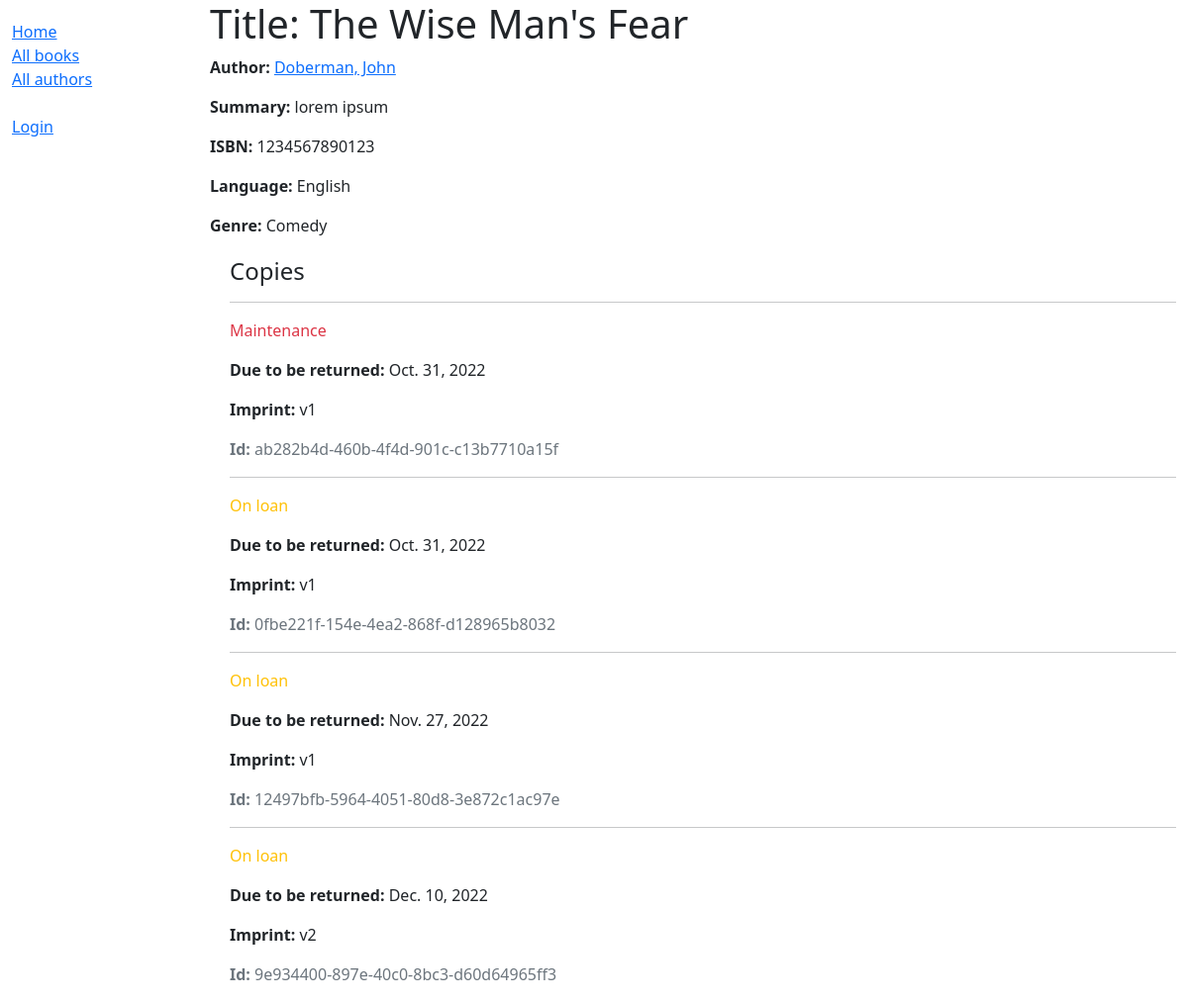
/catalog/book/1, run on the app's committed database.
### catalog/models.py (models this page shows, shortened)
class Book(models.Model):
    title = models.CharField(max_length=200)
    author = models.ForeignKey('Author', on_delete=models.SET_NULL, null=True)
    summary = models.TextField(
        max_length=1000, help_text='Enter a brief description of the book')
    isbn = models.CharField('ISBN', max_length=13, unique=True,
                            help_text='13 Character <a href="https://www.isbn-international.org/content/what-isbn">ISBN number</a>')
    genre = models.ManyToManyField(
        Genre, help_text='Select a genre for this book')
    language = models.ForeignKey(
        Language, on_delete=models.SET_NULL, null=True)
    def display_genre(self):
        """Create a string for the Genre. This is required to display genre in Admin."""
        return ', '.join(genre.name for genre in self.genre.all()[:3])
    display_genre.short_description = 'Genre'

class Author(models.Model):
    first_name = models.CharField(max_length=100)
    last_name = models.CharField(max_length=100)
    date_of_birth = models.DateField(null=True, blank=True)
    date_of_death = models.DateField('died', null=True, blank=True)
    class Meta:
        ordering = ['last_name', 'first_name']
    def get_absolute_url(self):
        return reverse('author-detail', args=[str(self.id)])
    def __str__(self):
        return f'{self.last_name}, {self.first_name}'

class Language(models.Model):
    name = models.CharField(
        max_length=200, help_text="Enter the book's natural language (e.g. English, French, etc.)")
    def __str__(self):
        return self.name

class Genre(models.Model):
    name = models.CharField(
        max_length=200, help_text='Enter a book genre (e.g. Fiction)')
    def __str__(self):
        return self.name

class BookInstance(models.Model):
    id = models.UUIDField(primary_key=True, default=uuid.uuid4,
                          help_text='Unique ID for this particular book across whole library')
    book = models.ForeignKey(Book, on_delete=models.RESTRICT, null=True)
    imprint = models.CharField(max_length=200)
    due_back = models.DateField(null=True, blank=True)
    borrower = models.ForeignKey(
        User, on_delete=models.SET_NULL, null=True, blank=True)
    LOAN_STATUS = (
        ('m', 'Maintenance'),
        ('o', 'On loan'),
        ('a', 'Available'),
        ('r', 'Reserved'),
    )
    status = models.CharField(max_length=1, choices=LOAN_STATUS,
                              blank=True, default='m', help_text='Book availability')
    class Meta:
        ordering = ['due_back']
        permissions = (("can_mark_returned", "Set book as returned"),)

### catalog/views.py (the view)
# urls.py: path('book/<int:pk>', views.BookDetailView.as_view(), name='book-detail'),
class BookDetailView(DetailView):
    model = Book

### catalog/templates/catalog/book_detail.html
{% extends 'base_generic.html' %} {% block content %}
<h1>Title: {{ book.title }}</h1>
<p>
  <strong>Author: </strong
  ><a href="{{ book.author.get_absolute_url }}">{{ book.author }}</a>
</p>
<p><strong>Summary: </strong>{{ book.summary }}</p>
<p><strong>ISBN: </strong>{{ book.isbn }}</p>
<p><strong>Language: </strong>{{ book.language }}</p>
<p><strong>Genre: </strong>{{ book.genre.all|join:", " }}</p>
<div style="margin-left: 20px; margin-top: 20px">
  <h4>Copies</h4>
  {% for copy in book.bookinstance_set.all %}
  <hr />
  <p
    class="{% if copy.status == 'a' %}text-success{% elif copy.status == 'm' %}text-danger{% else %}text-warning{% endif %}"
  >
    {{ copy.get_status_display }}
  </p>
  {% if copy.status != 'a' %}
  <p><strong>Due to be returned: </strong>{{ copy.due_back }}</p>
  {% endif %}
  <p><strong>Imprint: </strong>{{ copy.imprint }}</p>
  <p class="text-muted"><strong>Id: </strong>{{ copy.id }}</p>
  {% endfor %}
</div>
{% endblock %}

### data on the page
Book: author "Doberman, John", summary "lorem ipsum", isbn "1234567890123", language "English", genre.all "Comedy"
BookInstance: status "Maintenance", due_back "Oct. 31, 2022", imprint "v1", id "ab282b4d-460b-4f4d-901c-c13b7710a15f"
BookInstance: status "On loan", due_back "Oct. 31, 2022", imprint "v1", id "0fbe221f-154e-4ea2-868f-d128965b8032"
BookInstance: status "On loan", due_back "Nov. 27, 2022", imprint "v1", id "12497bfb-5964-4051-80d8-3e872c1ac97e"
BookInstance: status "On loan", due_back "Dec. 10, 2022", imprint "v2", id "9e934400-897e-40c0-8bc3-d60d64965ff3"
